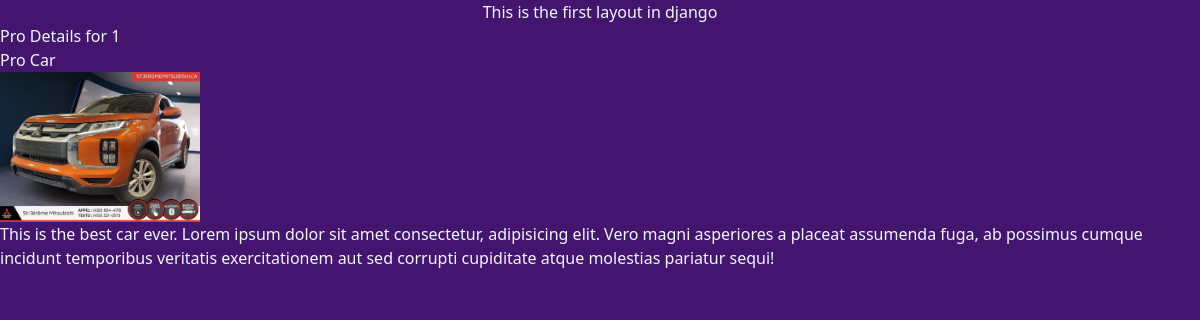
/pro-app/details/1, run on the app's committed database.
### proApp/models.py (models this page shows, shortened)
class ProItems(models.Model):
    ITEM_TYPE_CHOICES = [
        ('Car', 'Car'),
        ('Product', 'Product'),
        ('Docuement', 'Docuement'),
        ('Other', 'Other'),
    ]
    name = models.CharField(max_length=255)
    price = models.IntegerField(null=True)
    address = models.CharField(max_length=255, blank=True)
    image = models.ImageField(upload_to='proImages/')
    description = models.TextField(blank=True)
    timezone = models.DateTimeField(default=timezone.now)
    item_type = models.CharField(max_length=11,choices=ITEM_TYPE_CHOICES)

### proApp/views.py (the view)
# urls.py: path('details/<int:item_id>', views.proDetail, name='item_detail'),
def proDetail(request, item_id):
    pro_item = get_object_or_404(ProItems, id=item_id)
    return render(request, 'proApp/prodetails.html', {'pro_item': pro_item})

### proApp/templates/proApp/prodetails.html (shortened to what this page needs)
{% extends "layout.html" %}
{% block content %}
    <h2>Pro Details for {{pro_item.id}}</h2>
        <div>
            <h3>{{ pro_item.name }}</h3>
            <img src="{{ pro_item.image.url  }}" alt="{{ pro_item.name }}" width="200px">
            <p>{{ pro_item.description }}</p>
        </div>
{% endblock %}

### static/style.css (style rules this page uses)
body { background-color: rgb(68, 21, 111); color: aliceblue; }

### data on the page
ProItems: id "1", name "Pro Car", image (picture), description "This is the best car ever. Lorem ipsum dolor sit amet consectetur, adipisicing elit. Vero magni asperiores a placeat assumenda fuga, ab possimus cumque incidunt temporibus veritatis exercitationem aut sed corrupti cupiditate atque molestias pariatur sequi!"
